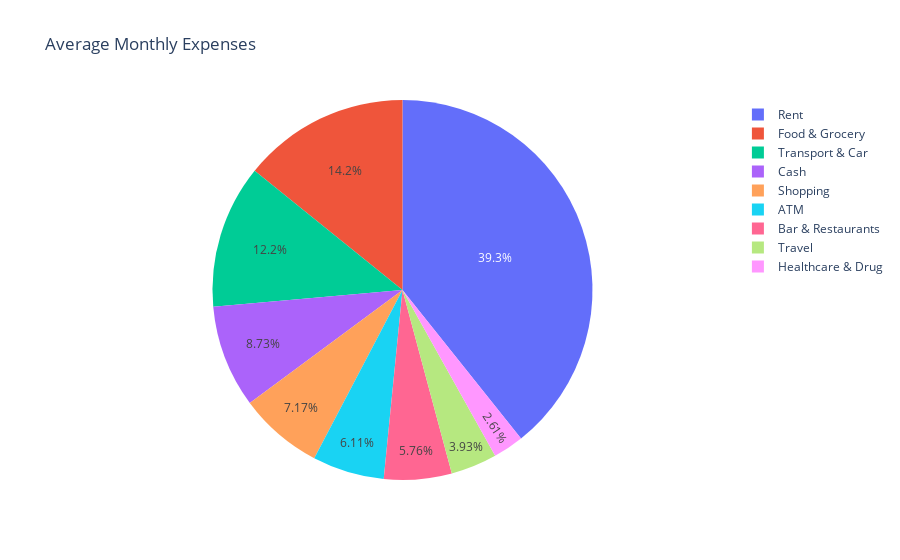
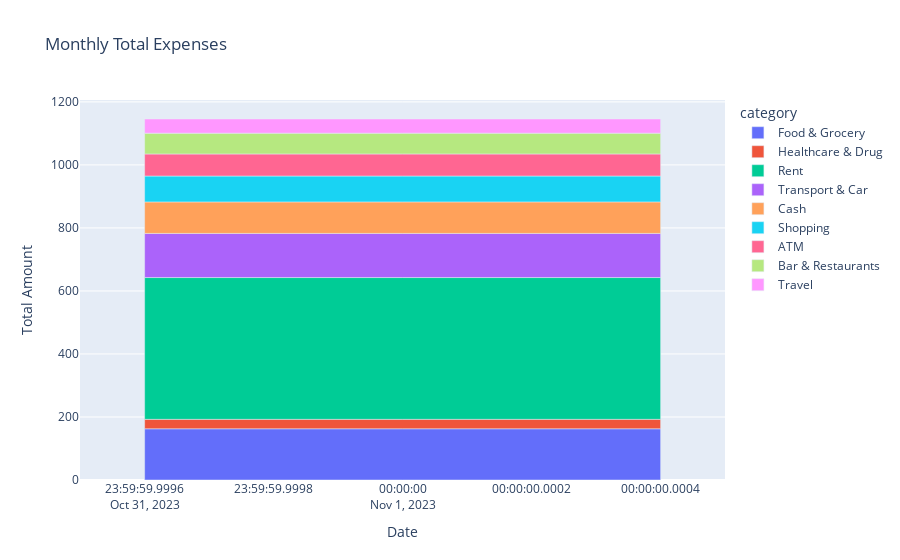
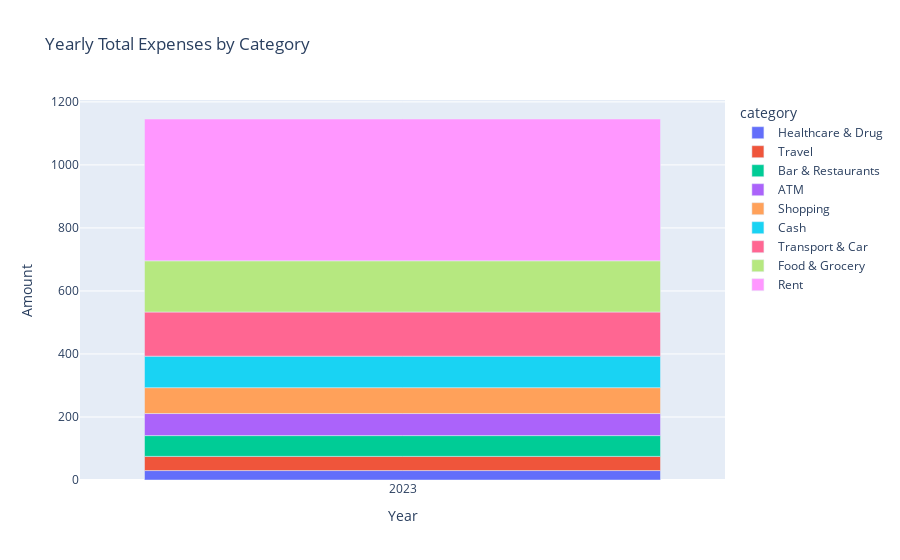

Write notebook code for charts like these, in order.
### Code cell
if __name__ == '__main__':
    df = load_data()

    if df is not None:
        analyze_expense(df)

        model, accuracy, cm = logistic_regression_analysis(df)

        df, recent_data = cumulative_expenses(df)

### Figure 1 — Plotly figure (JSON) as saved in the notebook; plotly's stock layout.template omitted (floating-point values rounded to 4 significant figures)
{"data": [{"customdata": [["Rent"], ["Food & Grocery"], ["Transport & Car"], ["Cash"], ["Shopping"], ["ATM"], ["Bar & Restaurants"], ["Travel"], ["Healthcare & Drug"]], "domain": {"x": [0, 1], "y": [0, 1]}, "hovertemplate": "category=%{customdata[0]}<br>amount=%{value}<extra></extra>", "labels": ["Rent", "Food & Grocery", "Transport & Car", "Cash", "Shopping", "ATM", "Bar & Restaurants", "Travel", "Healthcare & Drug"], "legendgroup": "", "marker": {"colors": ["#636efa", "#EF553B", "#00cc96", "#ab63fa", "#FFA15A", "#19d3f3", "#FF6692", "#B6E880", "#FF97FF"]}, "name": "", "showlegend": true, "type": "pie", "values": [450, 162.6, 140.1, 100, 82.13, 70, 65.97, 44.99, 29.94]}], "layout": {"autosize": true, "legend": {"tracegroupgap": 0}, "title": {"text": "Average Monthly Expenses"}}}

### Figure 2 — Plotly figure (JSON) as saved in the notebook; plotly's stock layout.template omitted (floating-point values rounded to 4 significant figures)
{"data": [{"alignmentgroup": "True", "hovertemplate": "category=Food & Grocery<br>Date=%{x}<br>Total Amount=%{y}<extra></extra>", "legendgroup": "Food & Grocery", "marker": {"color": "#636efa", "pattern": {"shape": ""}}, "name": "Food & Grocery", "offsetgroup": "Food & Grocery", "orientation": "v", "showlegend": true, "textposition": "auto", "type": "bar", "x": ["2023-11"], "xaxis": "x", "y": [162.6], "yaxis": "y"}, {"alignmentgroup": "True", "hovertemplate": "category=Healthcare & Drug<br>Date=%{x}<br>Total Amount=%{y}<extra></extra>", "legendgroup": "Healthcare & Drug", "marker": {"color": "#EF553B", "pattern": {"shape": ""}}, "name": "Healthcare & Drug", "offsetgroup": "Healthcare & Drug", "orientation": "v", "showlegend": true, "textposition": "auto", "type": "bar", "x": ["2023-11"], "xaxis": "x", "y": [29.94], "yaxis": "y"}, {"alignmentgroup": "True", "hovertemplate": "category=Rent<br>Date=%{x}<br>Total Amount=%{y}<extra></extra>", "legendgroup": "Rent", "marker": {"color": "#00cc96", "pattern": {"shape": ""}}, "name": "Rent", "offsetgroup": "Rent", "orientation": "v", "showlegend": true, "textposition": "auto", "type": "bar", "x": ["2023-11"], "xaxis": "x", "y": [450], "yaxis": "y"}, {"alignmentgroup": "True", "hovertemplate": "category=Transport & Car<br>Date=%{x}<br>Total Amount=%{y}<extra></extra>", "legendgroup": "Transport & Car", "marker": {"color": "#ab63fa", "pattern": {"shape": ""}}, "name": "Transport & Car", "offsetgroup": "Transport & Car", "orientation": "v", "showlegend": true, "textposition": "auto", "type": "bar", "x": ["2023-11"], "xaxis": "x", "y": [140.1], "yaxis": "y"}, {"alignmentgroup": "True", "hovertemplate": "category=Cash<br>Date=%{x}<br>Total Amount=%{y}<extra></extra>", "legendgroup": "Cash", "marker": {"color": "#FFA15A", "pattern": {"shape": ""}}, "name": "Cash", "offsetgroup": "Cash", "orientation": "v", "showlegend": true, "textposition": "auto", "type": "bar", "x": ["2023-11"], "xaxis": "x", "y": [100], "yaxis": "y"}, {"alignmentgroup": "True", "hovertemplate": "category=Shopping<br>Date=%{x}<br>Total Amount=%{y}<extra></extra>", "legendgroup": "Shopping", "marker": {"color": "#19d3f3", "pattern": {"shape": ""}}, "name": "Shopping", "offsetgroup": "Shopping", "orientation": "v", "showlegend": true, "textposition": "auto", "type": "bar", "x": ["2023-11"], "xaxis": "x", "y": [82.13], "yaxis": "y"}, {"alignmentgroup": "True", "hovertemplate": "category=ATM<br>Date=%{x}<br>Total Amount=%{y}<extra></extra>", "legendgroup": "ATM", "marker": {"color": "#FF6692", "pattern": {"shape": ""}}, "name": "ATM", "offsetgroup": "ATM", "orientation": "v", "showlegend": true, "textposition": "auto", "type": "bar", "x": ["2023-11"], "xaxis": "x", "y": [70], "yaxis": "y"}, {"alignmentgroup": "True", "hovertemplate": "category=Bar & Restaurants<br>Date=%{x}<br>Total Amount=%{y}<extra></extra>", "legendgroup": "Bar & Restaurants", "marker": {"color": "#B6E880", "pattern": {"shape": ""}}, "name": "Bar & Restaurants", "offsetgroup": "Bar & Restaurants", "orientation": "v", "showlegend": true, "textposition": "auto", "type": "bar", "x": ["2023-11"], "xaxis": "x", "y": [65.97], "yaxis": "y"}, {"alignmentgroup": "True", "hovertemplate": "category=Travel<br>Date=%{x}<br>Total Amount=%{y}<extra></extra>", "legendgroup": "Travel", "marker": {"color": "#FF97FF", "pattern": {"shape": ""}}, "name": "Travel", "offsetgroup": "Travel", "orientation": "v", "showlegend": true, "textposition": "auto", "type": "bar", "x": ["2023-11"], "xaxis": "x", "y": [44.99], "yaxis": "y"}], "layout": {"autosize": true, "barmode": "relative", "legend": {"title": {"text": "category"}, "tracegroupgap": 0}, "title": {"text": "Monthly Total Expenses"}, "xaxis": {"anchor": "y", "autorange": true, "domain": [0, 1], "range": ["2023-10-31 23:59:59.9995", "2023-11-01 00:00:00.0005"], "title": {"text": "Date"}, "type": "date"}, "yaxis": {"anchor": "x", "autorange": true, "domain": [0, 1], "range": [0, 1206.0], "title": {"text": "Total Amount"}, "type": "linear"}}}

### Figure 3 — Plotly figure (JSON) as saved in the notebook; plotly's stock layout.template omitted (floating-point values rounded to 4 significant figures)
{"data": [{"alignmentgroup": "True", "hovertemplate": "category=Healthcare & Drug<br>Year=%{x}<br>Amount=%{y}<extra></extra>", "legendgroup": "Healthcare & Drug", "marker": {"color": "#636efa", "pattern": {"shape": ""}}, "name": "Healthcare & Drug", "offsetgroup": "Healthcare & Drug", "orientation": "v", "showlegend": true, "textposition": "auto", "type": "bar", "x": ["2023"], "xaxis": "x", "y": [29.94], "yaxis": "y"}, {"alignmentgroup": "True", "hovertemplate": "category=Travel<br>Year=%{x}<br>Amount=%{y}<extra></extra>", "legendgroup": "Travel", "marker": {"color": "#EF553B", "pattern": {"shape": ""}}, "name": "Travel", "offsetgroup": "Travel", "orientation": "v", "showlegend": true, "textposition": "auto", "type": "bar", "x": ["2023"], "xaxis": "x", "y": [44.99], "yaxis": "y"}, {"alignmentgroup": "True", "hovertemplate": "category=Bar & Restaurants<br>Year=%{x}<br>Amount=%{y}<extra></extra>", "legendgroup": "Bar & Restaurants", "marker": {"color": "#00cc96", "pattern": {"shape": ""}}, "name": "Bar & Restaurants", "offsetgroup": "Bar & Restaurants", "orientation": "v", "showlegend": true, "textposition": "auto", "type": "bar", "x": ["2023"], "xaxis": "x", "y": [65.97], "yaxis": "y"}, {"alignmentgroup": "True", "hovertemplate": "category=ATM<br>Year=%{x}<br>Amount=%{y}<extra></extra>", "legendgroup": "ATM", "marker": {"color": "#ab63fa", "pattern": {"shape": ""}}, "name": "ATM", "offsetgroup": "ATM", "orientation": "v", "showlegend": true, "textposition": "auto", "type": "bar", "x": ["2023"], "xaxis": "x", "y": [70], "yaxis": "y"}, {"alignmentgroup": "True", "hovertemplate": "category=Shopping<br>Year=%{x}<br>Amount=%{y}<extra></extra>", "legendgroup": "Shopping", "marker": {"color": "#FFA15A", "pattern": {"shape": ""}}, "name": "Shopping", "offsetgroup": "Shopping", "orientation": "v", "showlegend": true, "textposition": "auto", "type": "bar", "x": ["2023"], "xaxis": "x", "y": [82.13], "yaxis": "y"}, {"alignmentgroup": "True", "hovertemplate": "category=Cash<br>Year=%{x}<br>Amount=%{y}<extra></extra>", "legendgroup": "Cash", "marker": {"color": "#19d3f3", "pattern": {"shape": ""}}, "name": "Cash", "offsetgroup": "Cash", "orientation": "v", "showlegend": true, "textposition": "auto", "type": "bar", "x": ["2023"], "xaxis": "x", "y": [100], "yaxis": "y"}, {"alignmentgroup": "True", "hovertemplate": "category=Transport & Car<br>Year=%{x}<br>Amount=%{y}<extra></extra>", "legendgroup": "Transport & Car", "marker": {"color": "#FF6692", "pattern": {"shape": ""}}, "name": "Transport & Car", "offsetgroup": "Transport & Car", "orientation": "v", "showlegend": true, "textposition": "auto", "type": "bar", "x": ["2023"], "xaxis": "x", "y": [140.1], "yaxis": "y"}, {"alignmentgroup": "True", "hovertemplate": "category=Food & Grocery<br>Year=%{x}<br>Amount=%{y}<extra></extra>", "legendgroup": "Food & Grocery", "marker": {"color": "#B6E880", "pattern": {"shape": ""}}, "name": "Food & Grocery", "offsetgroup": "Food & Grocery", "orientation": "v", "showlegend": true, "textposition": "auto", "type": "bar", "x": ["2023"], "xaxis": "x", "y": [162.6], "yaxis": "y"}, {"alignmentgroup": "True", "hovertemplate": "category=Rent<br>Year=%{x}<br>Amount=%{y}<extra></extra>", "legendgroup": "Rent", "marker": {"color": "#FF97FF", "pattern": {"shape": ""}}, "name": "Rent", "offsetgroup": "Rent", "orientation": "v", "showlegend": true, "textposition": "auto", "type": "bar", "x": ["2023"], "xaxis": "x", "y": [450], "yaxis": "y"}], "layout": {"autosize": true, "barmode": "relative", "legend": {"title": {"text": "category"}, "tracegroupgap": 0}, "title": {"text": "Yearly Total Expenses by Category"}, "xaxis": {"anchor": "y", "autorange": true, "domain": [0, 1], "range": [-0.5, 0.5], "title": {"text": "Year"}, "type": "category"}, "yaxis": {"anchor": "x", "autorange": true, "domain": [0, 1], "range": [0, 1206.0], "title": {"text": "Amount"}, "type": "linear"}}}
